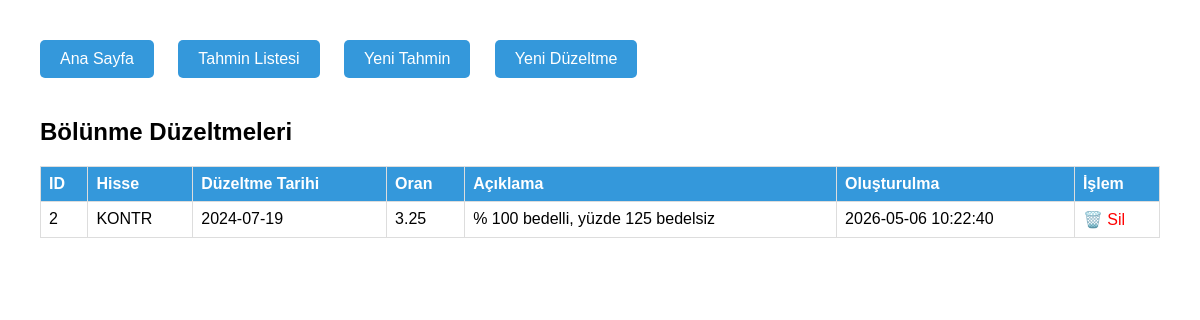
The page /adjustments on the database as committed earlier.
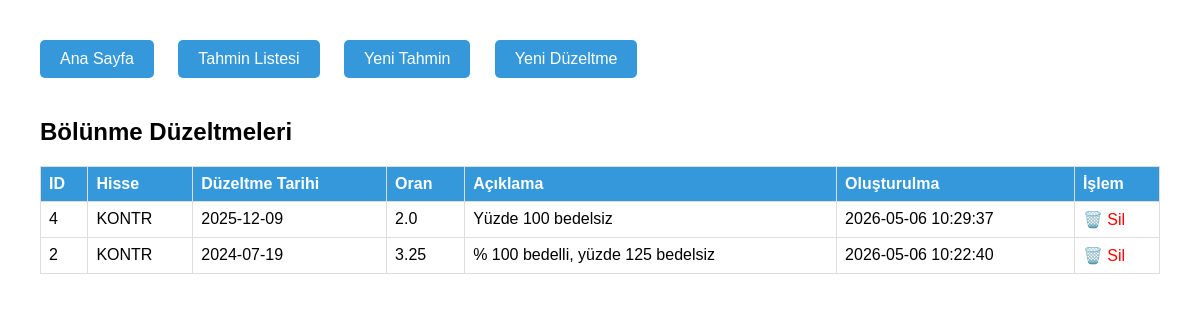
The same page on the database as committed later.
### tables this page shows
CREATE TABLE bolunme_duzeltmeleri (
            id INTEGER PRIMARY KEY AUTOINCREMENT,
            hisse_kodu TEXT NOT NULL,
            bolunme_tarihi TEXT NOT NULL,
            oran REAL NOT NULL,
            aciklama TEXT,
            created_at TIMESTAMP DEFAULT CURRENT_TIMESTAMP
        );

### admin.py (the view)
@app.route('/adjustments')
def adjustments():
    conn = get_db()
    c = conn.cursor()
    c.execute("SELECT id, hisse_kodu, bolunme_tarihi, oran, aciklama, created_at FROM bolunme_duzeltmeleri ORDER BY bolunme_tarihi DESC")
    rows = c.fetchall()
    conn.close()
    return render_template('adjustments.html', adjustments=rows, github_ok=bool(GITHUB_TOKEN))

### admin.py (called while the page is built)
def get_db():
    conn = sqlite3.connect(DB_PATH)
    return conn

### templates/adjustments.html (shortened to what this page needs)
<!DOCTYPE html>
<html>
<head>
</head>
<body>
    <div class="menu">
        <a href="/">Ana Sayfa</a>
        <a href="/list">Tahmin Listesi</a>
        <a href="/add">Yeni Tahmin</a>
        <a href="/add_adjustment">Yeni Düzeltme</a>
    </div>
    <h2>Bölünme Düzeltmeleri</h2>
    <table>
        <thead>
            <tr><th>ID</th><th>Hisse</th><th>Düzeltme Tarihi</th><th>Oran</th><th>Açıklama</th><th>Oluşturulma</th><th>İşlem</th></tr>
        </thead>
        <tbody>
            {% for adj in adjustments %}
            <tr>
                <td>{{ adj[0] }}</td>
                <td>{{ adj[1] }}</td>
                <td>{{ adj[2] }}</td>
                <td>{{ adj[3] }}</td>
                <td>{{ adj[4] }}</td>
                <td>{{ adj[5] }}</td>
                <td><a href="/delete_adjustment/{{ adj[0] }}" class="delete" onclick="return confirm('Bu düzeltmeyi silmek tüm etkilerini geri alır. Devam?')">🗑️ Sil</a></td>
            </tr>
            {% endfor %}
        </tbody>
    </table>
</body>
</html>

### templates/adjustments.html (style rules this page uses)
body { font-family: Arial; margin: 40px; }
table { border-collapse: collapse; width: 100%; }
th, td { border: 1px solid #ddd; padding: 8px; text-align: left; }
th { background: #3498db; color: white; }
.delete { color: red; text-decoration: none; }
.menu a { display: inline-block; margin-right: 20px; padding: 10px 20px; background: #3498db; color: white; text-decoration: none; border-radius: 5px; margin-bottom: 20px; }

Rows that differ between the two databases and show on the page:
added bolunme_duzeltmeleri: id "4", hisse_kodu "KONTR", bolunme_tarihi "2025-12-09", oran "2.0", aciklama "Yüzde 100 bedelsiz", created_at "2026-05-06 10:29:37"
